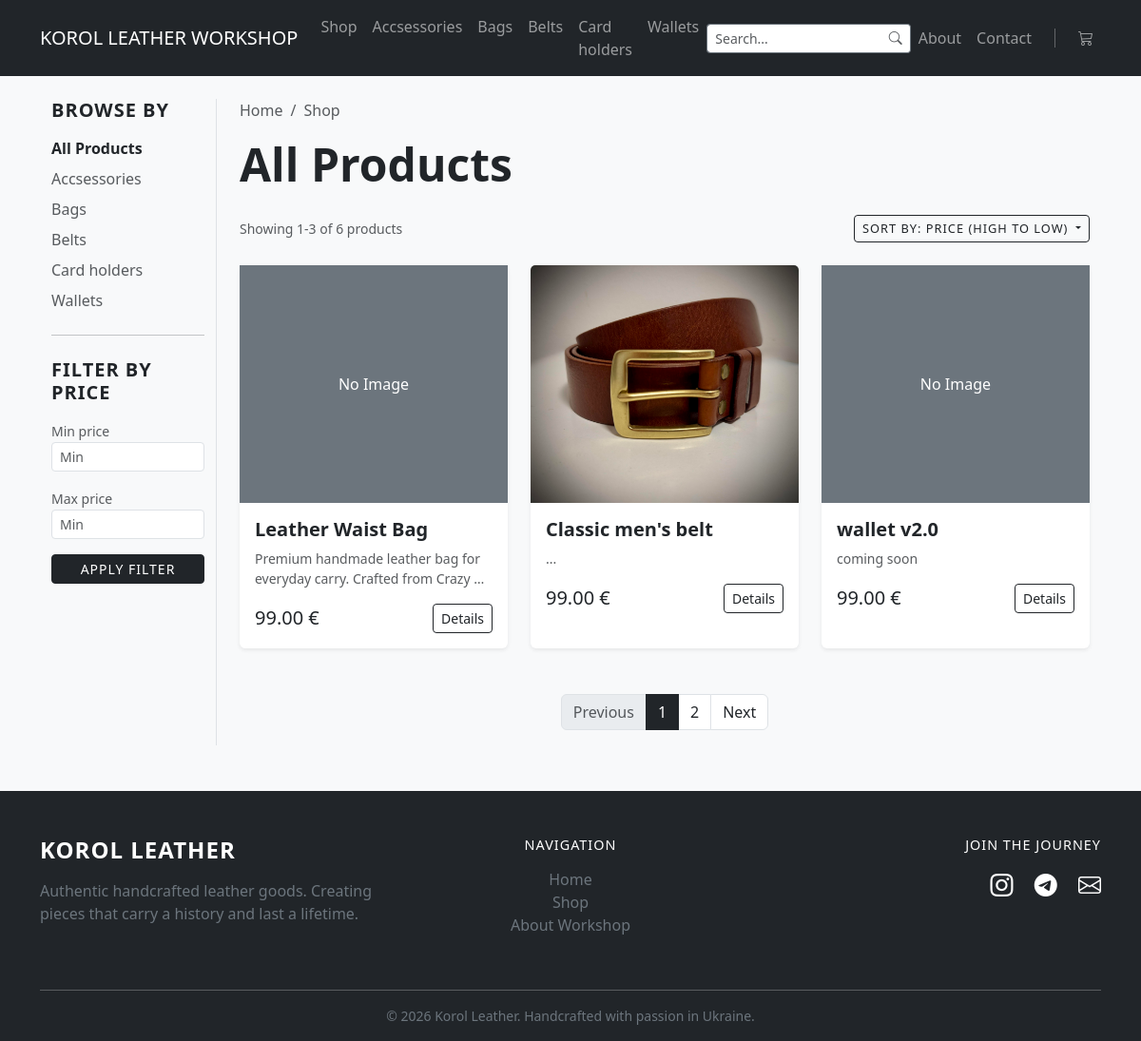
The app's page /catalog/?sort=price_desc with its own data.
### catalog/models.py (models this page shows, shortened)
class Category(models.Model):
    name = models.CharField(max_length=200)
    slug = models.SlugField(max_length=200, unique=True,
                            null=False, blank=False)
    class Meta:
        verbose_name = 'Category'
        verbose_name_plural = 'Categories'
        ordering = ['name']

class Product(models.Model):
    category = models.ForeignKey(
        Category, related_name='products', on_delete=models.CASCADE, null=True, blank=True)
    name = models.CharField(max_length=200)
    description = models.TextField()
    price = models.DecimalField(max_digits=10, decimal_places=2)
    is_available = models.BooleanField(default=True)
    created_at = models.DateTimeField(auto_now_add=True)
    image = models.ImageField(upload_to='products/', null=True, blank=True)
    slug = models.SlugField(max_length=200, db_index=True, blank=True)
    def get_absolute_url(self):
        return reverse('product_detail', args=[self.id, self.slug])

### catalog/views.py (the view)
# urls.py: path('catalog/', views.all_products, name='all_products'),
def all_products(request, category_slug=None):
    form = ProductFilterForm(request.GET)
    min_price = None
    max_price = None
    if form.is_valid():
        min_price = form.cleaned_data.get('min_price')
        max_price = form.cleaned_data.get('max_price')
    category = None
    categories = Category.objects.all()
    products = Product.objects.filter(is_available=True)
    query = request.GET.get('search')
    if query:
        from django.db.models import Q
        products = products.filter(
            Q(name__icontains=query) | Q(description__icontains=query)
        )
    if category_slug:
        category = get_object_or_404(Category, slug=category_slug)
        products = products.filter(category=category)
    if min_price:
        products = products.filter(price__gte=min_price)
    if max_price:
        products = products.filter(price__lte=max_price)
    sort = request.GET.get('sort')
    if sort == 'price_asc':
        products = products.order_by('price') # Від дешевих
    elif sort == 'price_desc':
        products = products.order_by('-price') # Від дорогих
    elif sort == 'newest':
        products = products.order_by('-created_at') # Новинки
    else:
        products = products.order_by('name') # За замовчуванням (алфавіт)
    paginator = Paginator(products, 3)
    page_number = request.GET.get('page')
    page_obj = paginator.get_page(page_number)
    return render(request, 'catalog/product_list.html', {
        'category': category, #Передаємо категорію, щоб написати заголовок
        'categories': categories, #Передаємо всі категорії, щоб показати в меню
        'products': page_obj, #Tепер у шаблон замість 'products' передаємо 'page_obj
        'form': form,  # Передаємо форму фільтрації для використання у шаблоні
        })

### catalog/forms.py
class ProductFilterForm(forms.Form):
    min_price = forms.DecimalField(
        required=False,
        min_value=0,
        widget=forms.NumberInput(attrs={'class': 'form-control form-control-sm', 'placeholder': 'Min'})
        )
    max_price = forms.DecimalField(
        required=False,
        min_value=0,
        widget=forms.NumberInput(attrs={'class': 'form-control form-control-sm', 'placeholder': 'Min'})
        )
    def clean(self):
        cleaned_data = super().clean()
        min_p = cleaned_data.get('min_price')
        max_p = cleaned_data.get('max_price')
        if min_p and max_p:
            if min_p > max_p:
                self.add_error('max_price', 'Ensure this value is greater than min value.')
                pass
        return cleaned_data

### catalog/cart.py (called while the page is built)
    def __len__(self):
        return sum(item['quantity'] for item in self.cart.values())

### catalog/context_processors.py (called while the page is built)
def categories_processor(request):
    all_categories = Category.objects.all()
    return {'all_categories': all_categories}

def cart(request):
    return {'cart': Cart(request)}

### catalog/templates/catalog/product_list.html (shortened to what this page needs)
{% extends "catalog/base.html" %}
{% block content %}
<div class="container-fluid mt-4" style="max-width: 1400px;"> <div class="row">
        <div class="col-md-2 border-end">
            <div class="sticky-top" style="top: 80px; z-index: 10;">
                <h5 class="text-uppercase fw-bold mb-3" style="letter-spacing: 1px;">Browse by</h5>
                <ul class="list-unstyled">
                    <li class="mb-2">
                        <a href="{% url 'all_products' %}"
                           class="text-decoration-none {% if not category %}fw-bold text-dark{% else %}text-muted{% endif %}">
                           All Products
                        </a>
                    </li>
                    {% for c in categories %}
                        <li class="mb-2">
                            <a href="{% url 'product_list_by_category' c.slug %}"
                            class="text-decoration-none {% if category and category.slug == c.slug %}fw-bold text-dark{% else %}text-muted{% endif %}">
                            {{ c.name }}
                            </a>
                        </li>
                    {% endfor %}
                </ul>
                <hr class="my-4">
                <h5 class="text-uppercase fw-bold mb-3" style="letter-spacing: 1px;">Filter by Price</h5>
                <form method="get" action="." novalidate>
                    <div class="mb-3">
                        <label class="small text-muted">{{ form.min_price.label }}</label>
                        {{ form.min_price }}
                    </div>
                    <div class="mb-3">
                        <label class="small text-muted">{{ form.max_price.label }}</label>
                        {{ form.max_price }}
                    </div>
                    <button type="submit" class="btn btn-dark btn-sm w-100 text-uppercase" style="letter-spacing: 1px;">Apply Filter</button>
                </form>
            </div>
        </div>
        <div class="col-md-10 ps-md-4">
            <nav aria-label="breadcrumb" class="mb-3">
                <ol class="breadcrumb small">
                    <li class="breadcrumb-item"><a href="{% url 'home' %}" class="text-decoration-none text-muted">Home</a></li>
                    <li class="breadcrumb-item {% if not category %}active{% endif %}">
                        {% if category %}
                            <a href="{% url 'all_products' %}" class="text-decoration-none text-muted">Shop</a>
                        {% else %}
                            Shop
                        {% endif %}
                    </li>
                </ol>
            </nav>
            <h1 class="display-5 fw-bold mb-4">
                {% if category %}{{ category.name }}{% else %}All Products{% endif %}
            </h1>
            <div class="d-flex justify-content-between align-items-center mb-4">
                <div class="text-muted small">
                    Showing {{ products.start_index }}-{{ products.end_index }} of {{ products.paginator.count }} products
                </div>
                <div class="dropdown">
                    <button class="btn btn-outline-dark btn-sm dropdown-toggle text-uppercase" type="button" id="sortDropdown" data-bs-toggle="dropdown" aria-expanded="false" style="letter-spacing: 1px; font-size: 0.8rem;">
                        Sort by:
                        {% if request.GET.sort == 'price_asc' %}Price (low to high)
                        {% elif request.GET.sort == 'price_desc' %}Price (high to Low)
                        {% elif request.GET.sort == 'newest' %}Newest
                        {% else %}Default{% endif %}
                    </button>
                </div>
            </div>
            <div class="row row-cols-1 row-cols-md-2 row-cols-lg-3 g-4">
                {% for product in products %}
                    <div class="col">
                        <div class="card h-100 shadow-sm border-0">
                            {% if product.image %}
                                <img src="{{ product.image.url }}" class="card-img-top" alt="{{ product.name }}" style="height: 250px; object-fit: cover;">
                            {% else %}
                                <div class="bg-secondary text-white d-flex align-items-center justify-content-center" style="height: 250px;">No Image</div>
                            {% endif %}
                            <div class="card-body">
                                <h5 class="card-title fw-bold">{{ product.name }}</h5>
                                <p class="card-text text-muted small">{{ product.description|truncatewords:10 }}</p>
                                <div class="d-flex justify-content-between align-items-center">
                                    <span class="h5 mb-0">{{ product.price }} €</span>
                                    <a href="{{ product.get_absolute_url }}" class="btn btn-outline-dark btn-sm">Details</a>
                                </div>
                            </div>
                        </div>
                    </div>
                {% endfor %}
            </div>
            <nav aria-label="Page navigation" class="mt-5">
                <ul class="pagination justify-content-center">
                    {% if products.has_previous %}
                        <li class="page-item">
                            <a class="page-link text-dark"
                               href="?page={{ products.previous_page_number }}{% if request.GET.sort %}&sort={{ request.GET.sort }}{% endif %}{% if request.GET.min_price %}&min_price={{ request.GET.min_price }}{% endif %}{% if request.GET.max_price %}&max_price={{ request.GET.max_price }}{% endif %}">
                               Previous
                            </a>
                        </li>
                    {% else %}
                        <li class="page-item disabled"><span class="page-link">Previous</span></li>
                    {% endif %}
                    {% for num in products.paginator.page_range %}
                        {% if products.number == num %}
                            <li class="page-item active"><span class="page-link bg-dark border-dark">{{ num }}</span></li>
                        {% else %}
                            <li class="page-item">
                                <a class="page-link text-dark"
                                   href="?page={{ num }}{% if request.GET.sort %}&sort={{ request.GET.sort }}{% endif %}">
                                   {{ num }}
                                </a>
                            </li>
                        {% endif %}
                    {% endfor %}
                    {% if products.has_next %}
                        <li class="page-item">
                            <a class="page-link text-dark"
                               href="?page={{ products.next_page_number }}{% if request.GET.sort %}&sort={{ request.GET.sort }}{% endif %}">
                               Next
                            </a>
                        </li>
                    {% else %}
                        <li class="page-item disabled"><span class="page-link">Next</span></li>
                    {% endif %}
                </ul>
            </nav>
        </div>
    </div>
</div>
{% endblock %}

### catalog/templates/catalog/base.html (shortened to what this page needs)
<!DOCTYPE html>
<html lang="en">
<head>
    <link rel="stylesheet" href="https://cdn.jsdelivr.net/npm/bootstrap-icons@1.11.0/font/bootstrap-icons.css">
    <link href="https://cdn.jsdelivr.net/npm/bootstrap@5.3.0/dist/css/bootstrap.min.css" rel="stylesheet">
</head>
<body class="bg-light">
    <nav class="navbar navbar-expand-lg navbar-dark bg-dark mb-4">
        <div class="container">
            <a class="navbar-brand" href="{% url 'home' %}">KOROL LEATHER WORKSHOP</a>
            <div class="collapse navbar-collapse" id="navbarNav">
                <ul class="navbar-nav me-auto">
                    <li class="nav-item">
                        <a class="nav-link" href="{% url 'all_products' %}">Shop</a>
                    </li>
                    {% for cat in all_categories %}
                        <li class="nav-item">
                            <a class="nav-link" href="{% url 'product_list_by_category' category_slug=cat.slug %}">
                                {{ cat.name }}
                            </a>
                        </li>
                    {% endfor %}
                </ul>
                <form class="d-flex ms-auto" action="{% url 'all_products' %}" method="get" style="max-width: 300px;">
                    <div class="input-group input-group-sm custom-search">
                        <input class="form-control border-secondary border-end-0 shadow-none"
                               type="search"
                               name="search"
                               placeholder="Search..."
                               value="{{ request.GET.search }}">
                        <button class="btn btn-outline-secondary border-start-0 bg-white" type="submit">
                            <i class="bi bi-search text-muted"></i>
                        </button>
                    </div>
                </form>
                <ul class="navbar-nav ms-auto align-items-center">
                    <li class="nav-item">
                        <a class="nav-link" href="/#about">About</a>
                    </li>
                    <li class="nav-item">
                        <a class="nav-link" href="/#contact">Contact</a>
                    </li>
                    <li class="nav-item px-3 d-none d-lg-block">
                    </li>
                    <li class="nav-item">
                        <a class="nav-link position-relative" href="{% url 'cart_detail' %}">
                            <i class="bi bi-cart3"></i>
                        </a>
                    </li>
                </ul>
            </div>
        </div>
    </nav>
    <main class="container">
        {% block content %}
        {% endblock %}
    </main>
    <footer class="bg-dark text-white pt-5 pb-3 mt-5">
        <div class="container">
            <div class="row">
                <div class="col-md-4 mb-4">
                    <h4 class="fw-bold text-uppercase mb-3" style="letter-spacing: 1px;">Korol Leather</h4>
                    <p class="text-secondary">Authentic handcrafted leather goods. Creating pieces that carry a history and last a lifetime.</p>
                </div>
                <div class="col-md-4 mb-4 text-center">
                    <h5 class="text-uppercase mb-3" style="font-size: 0.9rem; letter-spacing: 1px;">Navigation</h5>
                    <ul class="list-unstyled">
                        <li><a href="{% url 'home' %}" class="text-secondary text-decoration-none hover-white">Home</a></li>
                        <li><a href="{% url 'all_products' %}" class="text-secondary text-decoration-none hover-white">Shop</a></li>
                        <li><a href="/#about" class="text-secondary text-decoration-none hover-white">About Workshop</a></li>
                    </ul>
                </div>
                <div class="col-md-4 mb-4 text-md-end">
                    <h5 class="text-uppercase mb-3" style="font-size: 0.9rem; letter-spacing: 1px;">Join the Journey</h5>
                    <div class="fs-4">
                        <a href="https://www.instagram.com/korol_handmade" class="text-white me-3"><i class="bi bi-instagram"></i></a>
                        <a href="#" class="text-white me-3"><i class="bi bi-telegram"></i></a>
                        <a href="mailto:contact@korol-leather.com" class="text-white"><i class="bi bi-envelope"></i></a>
                    </div>
                </div>
            </div>
            <hr style="background-color: #444;">
            <div class="text-center text-secondary small mt-3">
                &copy; 2026 Korol Leather. Handcrafted with passion in Ukraine.
            </div>
        </div>
    </footer>
</body>
</html>

### records on screen
Category: name "Accsessories"
Category: name "Bags"
Category: name "Belts"
Category: name "Card holders"
Category: name "Wallets"
Product: image "No Image", name "Leather Waist Bag", description "Premium handmade leather bag for everyday carry. Crafted from Crazy …", price "99.00"
Product: image (picture), name "Classic men's belt", description "...", price "99.00"
Product: image "No Image", name "wallet v2.0", description "coming soon", price "99.00"

### other values on screen
{{ products.start_index }} "1"
{{ products.end_index }} "3"
{{ products.paginator.count }} "6"
{{ num }} "1"
{{ num }} "2"
